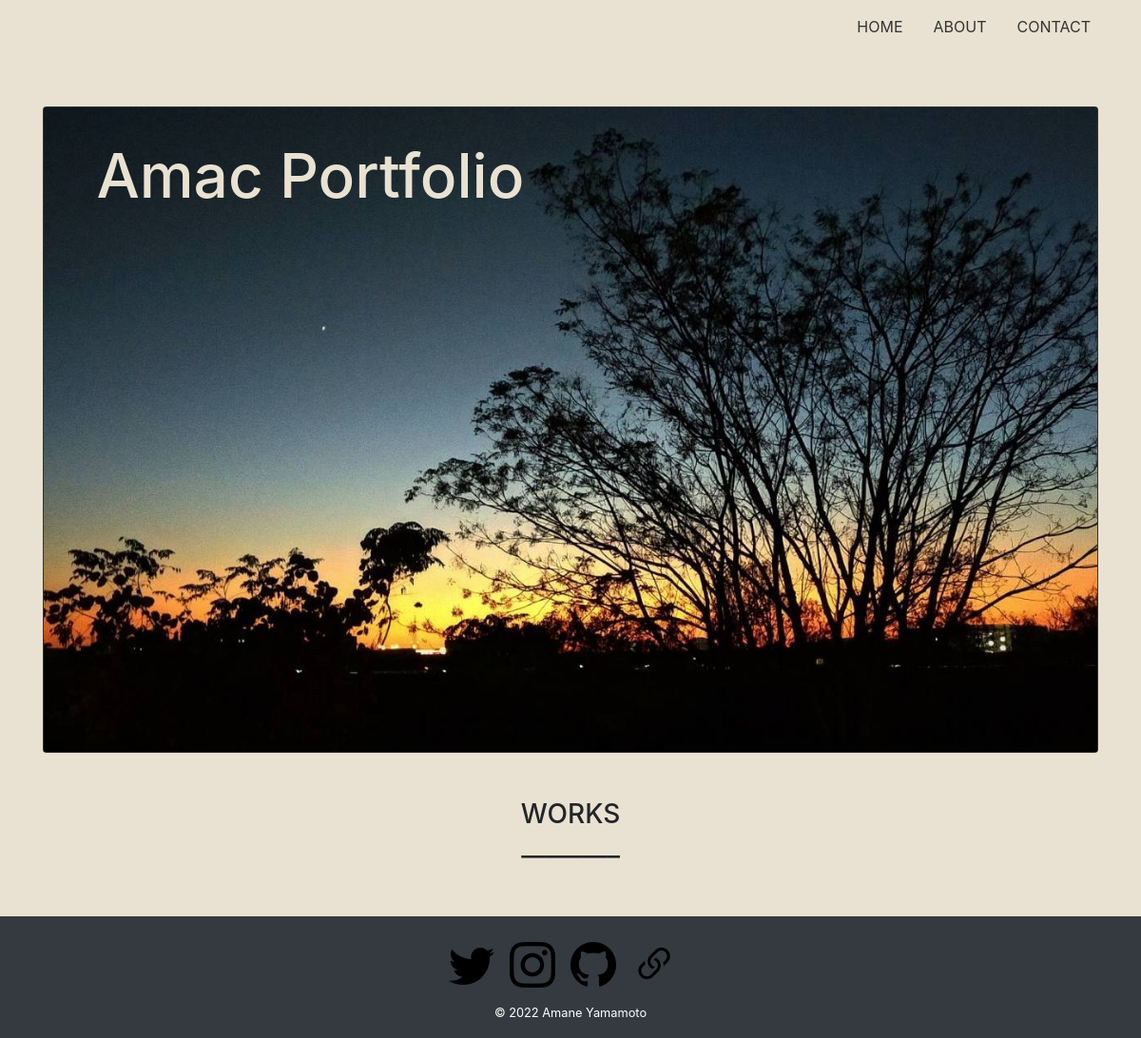
The page / on the database its author committed.
### app/models.py (models this page shows, shortened)
class Profile(models.Model):
    title = models.CharField('タイトル', max_length=100, null=True, blank=True)
    subtitle = models.CharField('サブタイトル', max_length=100, null=True, blank=True)
    name = models.CharField('名前', max_length=100)
    job = models.TextField('仕事')
    introduction = models.TextField('自己紹介')
    github = models.CharField('github', max_length=100, null=True, blank=True)
    twitter = models.CharField('twitter', max_length=100, null=True, blank=True)
    instagram = models.CharField('instagram', max_length=100, null=True, blank=True)
    linkedin = models.CharField('linkedin', max_length=100, null=True, blank=True)
    topimage = models.ImageField(upload_to='images', verbose_name='トップ画像')
    subimage = models.ImageField(upload_to='images', verbose_name='サブ画像')

### app/views.py (the view)
# urls.py: path('', IndexView.as_view(), name='index'),
class IndexView(View):
    def get(self, request, *args, **kwargs):
        profile_data = Profile.objects.all()
        if profile_data.exists():
            profile_data = profile_data.order_by('-id')[0]
        work_data = Work.objects.all().order_by('-id')
        return render(request, 'app/index.html', {
            'profile_data': profile_data,
            'work_data': work_data,
        })

### app/templates/app/index.html (shortened to what this page needs)
{% extends "app/base.html" %}
{% block content %}
<div class="card top bg-dark text-white text-center my-5">
    <img src="{{ profile_data.topimage.url }}" class="img-fluid" alt="HOME IMAGE">
    <div class="overlay">
        <h1 class="title">{{ profile_data.title }}</h1>
    </div>
</div>
<h3 class="text-center mb-0">WORKS</h3>
<h3 class="text-center mt-0">________</h3>
{% endblock %}

### app/static/css/style.css (style rules this page uses)
* { box-sizing: border-box; }
body { background: #e9e1d1; display: flex; flex-flow: column; min-height: 100vh; }
.overlay { position: absolute; color: #e9e1d1; top: 5%; left: 5%; }
.title { font-size: 4rem; }

### rows shown on the page
Profile: topimage (picture), title "Amac Portfolio"
